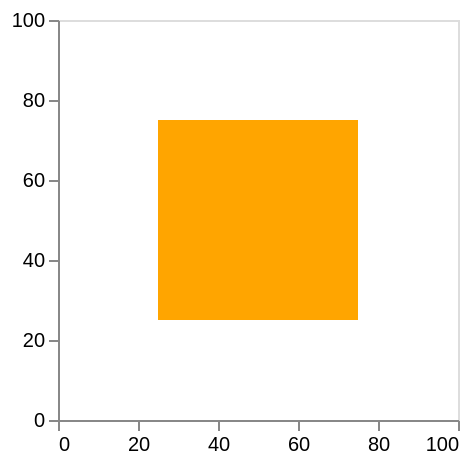

Here is the Vega-Lite specification saved for this chart:
### Vega specification from a JSON file in a GitHub repository (floating-point values rounded to 4 significant figures)
{"$schema": "https://vega.github.io/schema/vega/v5.json", "description": "A scatterplot showing horsepower and miles per gallons for various cars.", "background": "white", "padding": 5, "width": 200, "height": 200, "style": "cell", "data": [{"name": "source_0", "values": [{}]}], "signals": [{"name": "x", "value": 25, "bind": {"input": "range", "min": 1, "max": 100, "step": 1}}, {"name": "x2", "value": 75, "bind": {"input": "range", "min": 1, "max": 100, "step": 1}}, {"name": "y", "value": 25, "bind": {"input": "range", "min": 1, "max": 100, "step": 1}}, {"name": "y2", "value": 75, "bind": {"input": "range", "min": 1, "max": 100, "step": 1}}, {"name": "cornerRadius", "value": 0, "bind": {"input": "range", "min": 0, "max": 50, "step": 1}}], "marks": [{"name": "marks", "type": "rect", "style": ["rect"], "from": {"data": "source_0"}, "encode": {"update": {"cornerRadius": {"signal": "cornerRadius"}, "fill": {"value": "orange"}, "x": {"scale": "x", "signal": "x"}, "x2": {"scale": "x", "signal": "x2"}, "y": {"scale": "y", "signal": "y"}, "y2": {"scale": "y", "signal": "y2"}}}}], "scales": [{"name": "x", "type": "linear", "domain": [0, 100], "range": [0, {"signal": "width"}], "zero": true}, {"name": "y", "type": "linear", "domain": [0, 100], "range": [{"signal": "height"}, 0], "zero": true}], "axes": [{"scale": "x", "orient": "bottom", "grid": false, "labelFlush": true, "labelOverlap": true, "tickCount": {"signal": "ceil(width/40)"}, "zindex": 0}, {"scale": "y", "orient": "left", "grid": false, "labelOverlap": true, "tickCount": {"signal": "ceil(height/40)"}, "zindex": 0}], "config": {"normalizedNumberFormat": ".2%"}}
